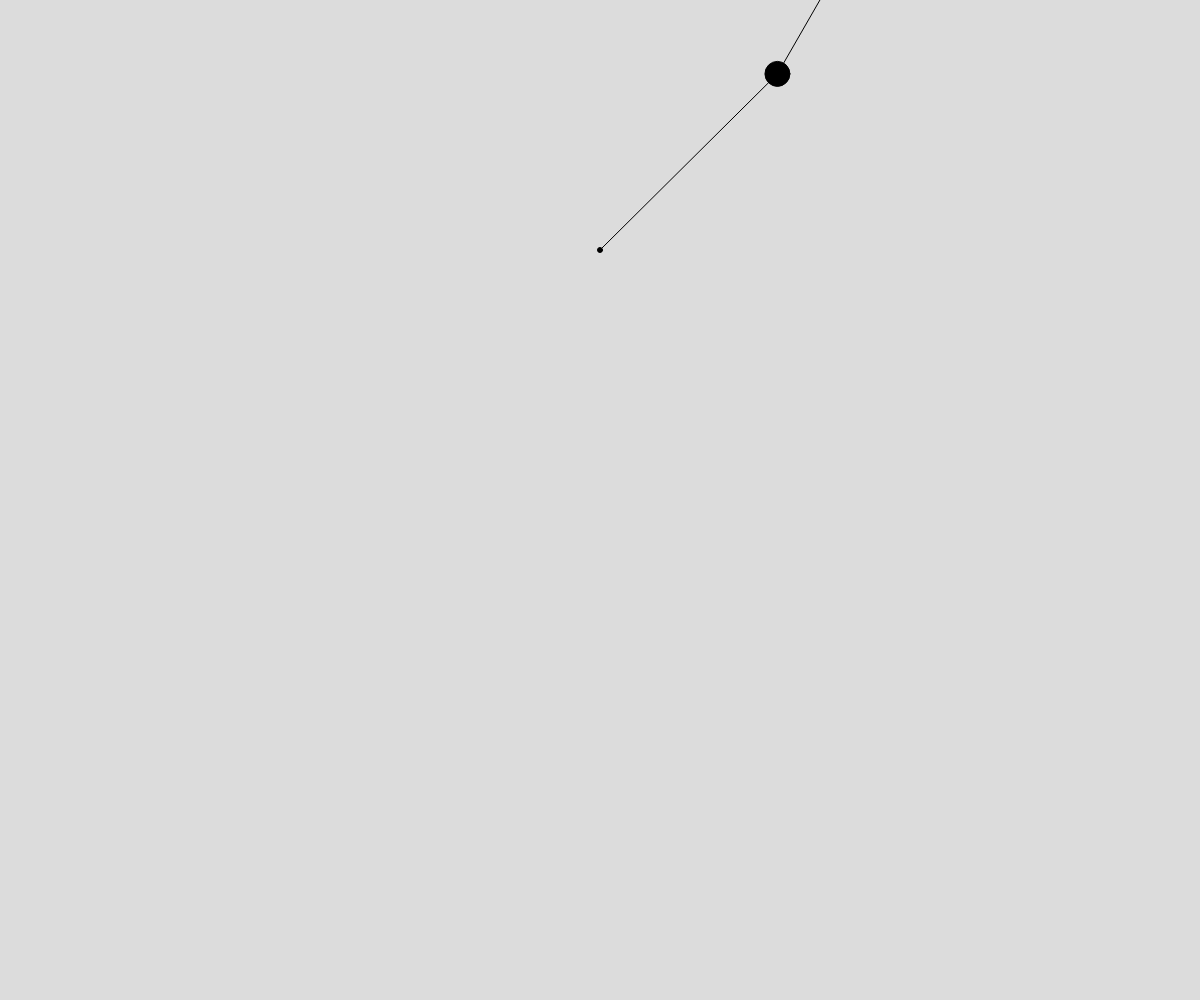
Frame 1 (no input)
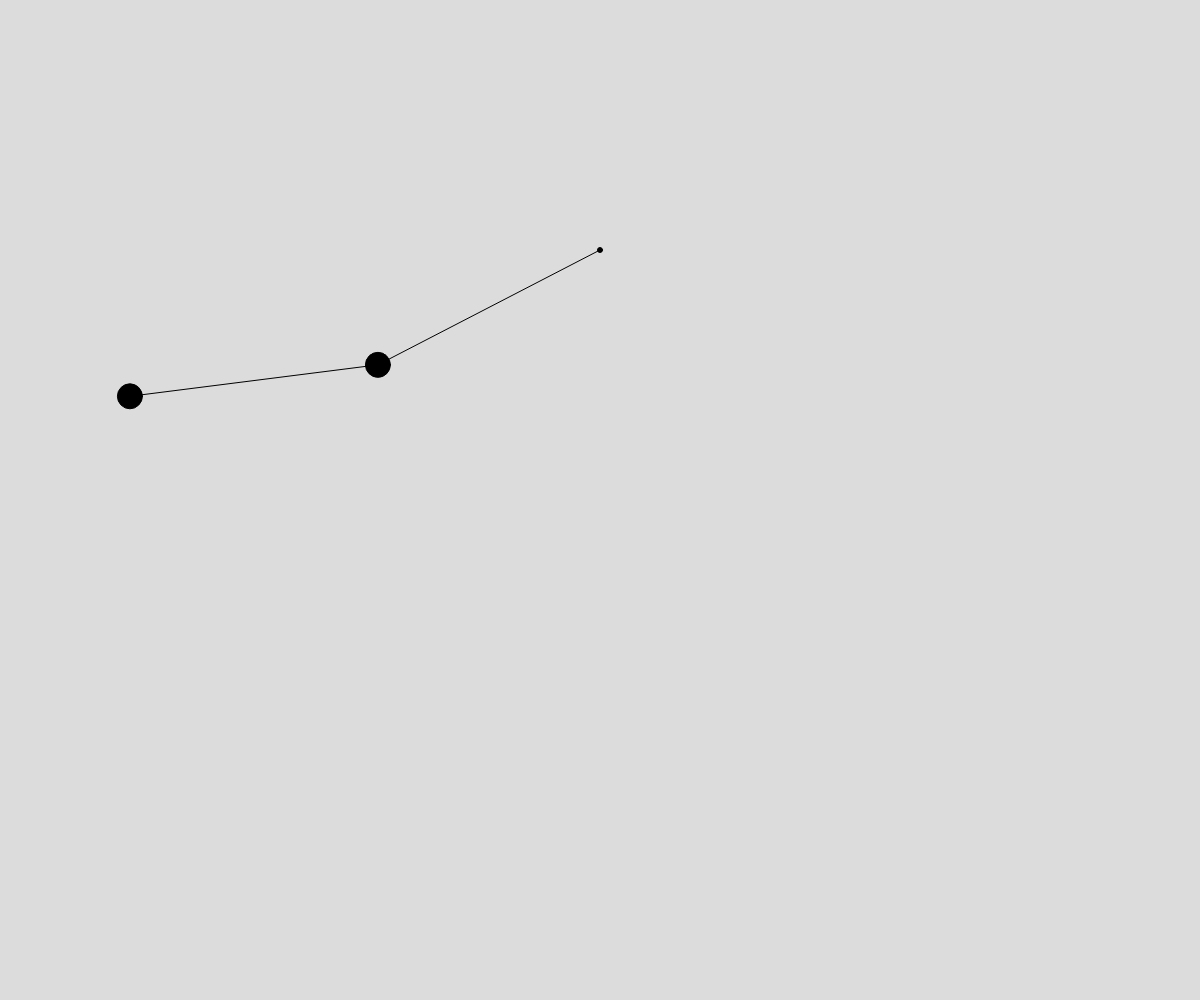
Frame 60 (no input)
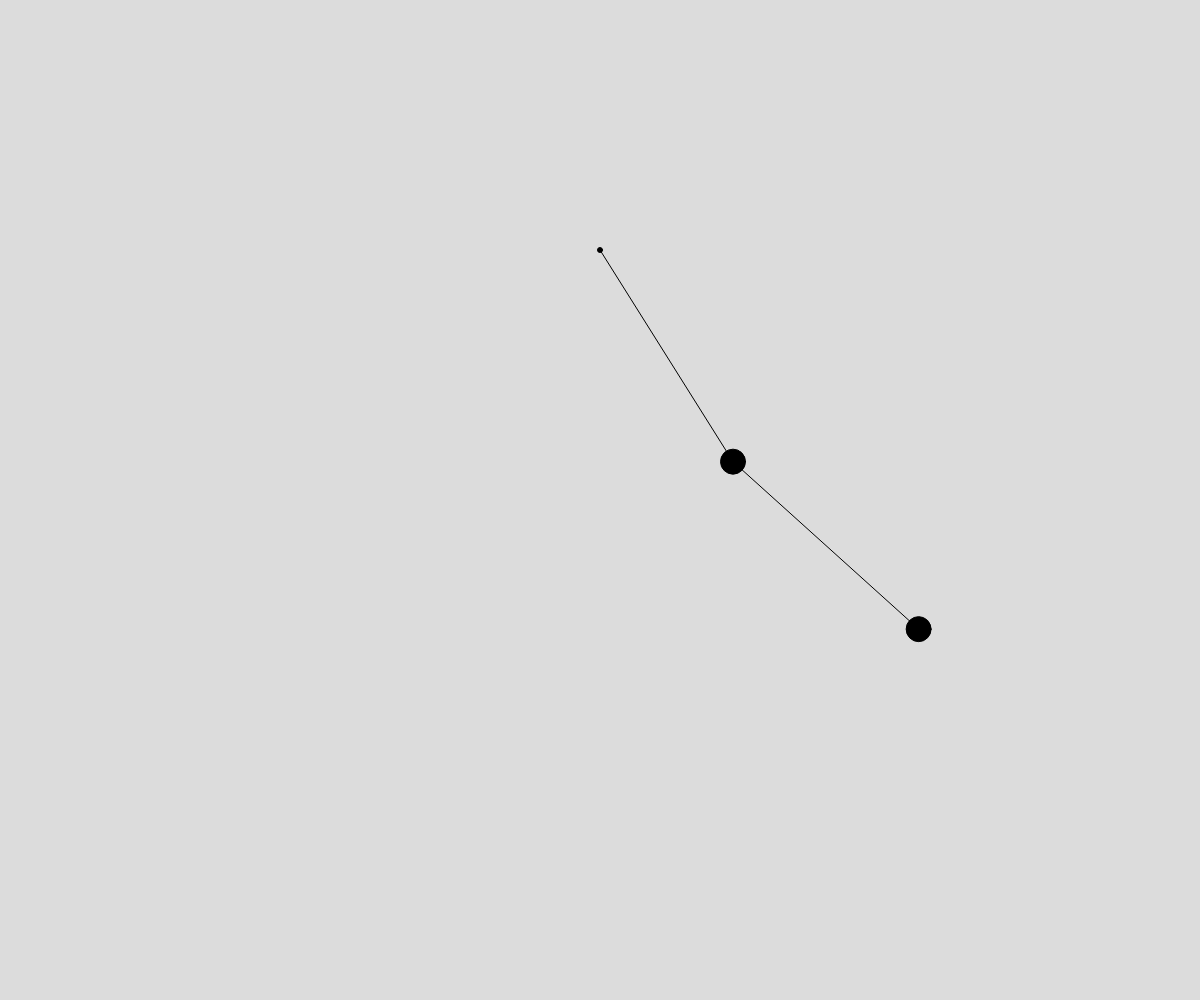
Frame 120 (the mouse pressed at the canvas centre since frame 60)

The p5.js sketch that drew these frames (run headless with seeded random() and noise() and a simulated clock; from frame 60 on, the mouse is pressed at the canvas centre):

// p5.js sketch
// ── sketch.js
function setup() {
  createCanvas(windowWidth, windowHeight);
  if(width < height){
    l = createVector(width/4 -20,width/4 -20);
  }else{
    l = createVector(height/4 ,height/4);
  }
  mass = createVector(1,1.4);
  ang = createVector(PI/4,PI/6);
  vel = createVector(0,0);
  acc = createVector(0,0);
  g = -1;
  x = width/2;
  y = height/4;
}

function draw() {
  background(220);
  acc.x = ((-g*(2*mass.x + mass.y)*sin(ang.x) - 
  mass.y*g*sin(ang.x-2*ang.y) - 
  2*sin(ang.x - ang.y)*mass.y*((vel.y**2)*l.y+(vel.x**2)*l.x*cos(ang.x-ang.y)))/
  (l.x*(2*mass.x+mass.y-mass.y*cos(2*ang.x-2*ang.y))));
  
  acc.y = ((2*sin(ang.x-ang.y)*
  ((vel.x**2)*l.x*(mass.x + mass.y) + g*(mass.x + mass.y)*cos(ang.x) + 
  (vel.y**2)*l.y*mass.y*cos(ang.x - ang.y)))/
  (l.y*(2*mass.x+mass.y-mass.y*cos(2*ang.x-2*ang.y))));
  
  
  vel.x += acc.x;
  vel.y += acc.y;
  ang.x += vel.x;
  ang.y += vel.y;
  
  fill(0);
  circle(x,y,5);
  
  x1 = x + l.x*sin(ang.x);
  y1 = y - l.x*cos(ang.x);
  x2 = x1 + l.y*sin(ang.y);
  y2 = y1 - l.y*cos(ang.y);
  
  
  line(x, y, x1, y1);
  circle(x1, y1, 25);
  
  line(x1, y1, x2, y2);
  circle(x2, y2, 25);
  
}
